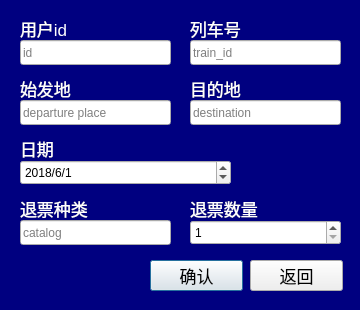
<?xml version="1.0" encoding="UTF-8"?>
<ui version="4.0">
 <class>refundTicketDialog</class>
 <widget class="QDialog" name="refundTicketDialog">
  <property name="geometry">
   <rect>
    <x>0</x>
    <y>0</y>
    <width>360</width>
    <height>310</height>
   </rect>
  </property>
  <property name="minimumSize">
   <size>
    <width>360</width>
    <height>310</height>
   </size>
  </property>
  <property name="maximumSize">
   <size>
    <width>360</width>
    <height>310</height>
   </size>
  </property>
  <property name="windowTitle">
   <string>Dialog</string>
  </property>
  <property name="styleSheet">
   <string notr="true">QLabel {
	font: 9pt &quot;幼圆&quot;;
	font-size:17px;
	color:black;
}

QPushButton {
	font: 9pt &quot;黑体&quot;;
	font-size:17px;
	color:black;
}
QDialog {
	background-color:navy;
}
QLabel {
	color:white;
}</string>
  </property>
  <widget class="QLabel" name="label_3">
   <property name="geometry">
    <rect>
     <x>190</x>
     <y>18</y>
     <width>72</width>
     <height>20</height>
    </rect>
   </property>
   <property name="text">
    <string>列车号</string>
   </property>
  </widget>
  <widget class="QLabel" name="label_7">
   <property name="geometry">
    <rect>
     <x>20</x>
     <y>198</y>
     <width>111</width>
     <height>20</height>
    </rect>
   </property>
   <property name="text">
    <string>退票种类</string>
   </property>
  </widget>
  <widget class="QPushButton" name="confirmButton">
   <property name="geometry">
    <rect>
     <x>150</x>
     <y>260</y>
     <width>93</width>
     <height>31</height>
    </rect>
   </property>
   <property name="text">
    <string>确认</string>
   </property>
  </widget>
  <widget class="QLabel" name="label_4">
   <property name="geometry">
    <rect>
     <x>20</x>
     <y>78</y>
     <width>72</width>
     <height>20</height>
    </rect>
   </property>
   <property name="text">
    <string>始发地</string>
   </property>
  </widget>
  <widget class="QLabel" name="label_5">
   <property name="geometry">
    <rect>
     <x>190</x>
     <y>78</y>
     <width>72</width>
     <height>20</height>
    </rect>
   </property>
   <property name="text">
    <string>目的地</string>
   </property>
  </widget>
  <widget class="QLabel" name="label_6">
   <property name="geometry">
    <rect>
     <x>20</x>
     <y>138</y>
     <width>72</width>
     <height>20</height>
    </rect>
   </property>
   <property name="text">
    <string>日期</string>
   </property>
  </widget>
  <widget class="QLineEdit" name="lineEdit_4">
   <property name="geometry">
    <rect>
     <x>20</x>
     <y>100</y>
     <width>151</width>
     <height>25</height>
    </rect>
   </property>
   <property name="placeholderText">
    <string>departure place</string>
   </property>
  </widget>
  <widget class="QLineEdit" name="lineEdit_7">
   <property name="geometry">
    <rect>
     <x>20</x>
     <y>220</y>
     <width>151</width>
     <height>25</height>
    </rect>
   </property>
   <property name="placeholderText">
    <string>catalog</string>
   </property>
  </widget>
  <widget class="QLabel" name="label_1">
   <property name="geometry">
    <rect>
     <x>20</x>
     <y>18</y>
     <width>72</width>
     <height>20</height>
    </rect>
   </property>
   <property name="text">
    <string>用户id</string>
   </property>
  </widget>
  <widget class="QLabel" name="label_2">
   <property name="geometry">
    <rect>
     <x>190</x>
     <y>198</y>
     <width>72</width>
     <height>20</height>
    </rect>
   </property>
   <property name="text">
    <string>退票数量</string>
   </property>
  </widget>
  <widget class="QDateEdit" name="dateEdit">
   <property name="geometry">
    <rect>
     <x>20</x>
     <y>160</y>
     <width>211</width>
     <height>25</height>
    </rect>
   </property>
   <property name="displayFormat">
    <string>yyyy/M/d</string>
   </property>
   <property name="date">
    <date>
     <year>2018</year>
     <month>6</month>
     <day>1</day>
    </date>
   </property>
  </widget>
  <widget class="QPushButton" name="backButton">
   <property name="geometry">
    <rect>
     <x>250</x>
     <y>260</y>
     <width>93</width>
     <height>31</height>
    </rect>
   </property>
   <property name="text">
    <string>返回</string>
   </property>
  </widget>
  <widget class="QLineEdit" name="lineEdit_3">
   <property name="geometry">
    <rect>
     <x>190</x>
     <y>40</y>
     <width>151</width>
     <height>25</height>
    </rect>
   </property>
   <property name="text">
    <string/>
   </property>
   <property name="placeholderText">
    <string>train_id</string>
   </property>
  </widget>
  <widget class="QLineEdit" name="lineEdit_1">
   <property name="geometry">
    <rect>
     <x>20</x>
     <y>40</y>
     <width>151</width>
     <height>25</height>
    </rect>
   </property>
   <property name="placeholderText">
    <string>id</string>
   </property>
  </widget>
  <widget class="QLineEdit" name="lineEdit_5">
   <property name="geometry">
    <rect>
     <x>190</x>
     <y>100</y>
     <width>151</width>
     <height>25</height>
    </rect>
   </property>
   <property name="placeholderText">
    <string>destination</string>
   </property>
  </widget>
  <widget class="QSpinBox" name="spinBox">
   <property name="geometry">
    <rect>
     <x>190</x>
     <y>220</y>
     <width>151</width>
     <height>25</height>
    </rect>
   </property>
   <property name="minimum">
    <number>1</number>
   </property>
   <property name="maximum">
    <number>2000</number>
   </property>
  </widget>
 </widget>
 <resources/>
 <connections>
  <connection>
   <sender>backButton</sender>
   <signal>clicked()</signal>
   <receiver>refundTicketDialog</receiver>
   <slot>close()</slot>
   <hints>
    <hint type="sourcelabel">
     <x>434</x>
     <y>444</y>
    </hint>
    <hint type="destinationlabel">
     <x>651</x>
     <y>443</y>
    </hint>
   </hints>
  </connection>
 </connections>
</ui>
